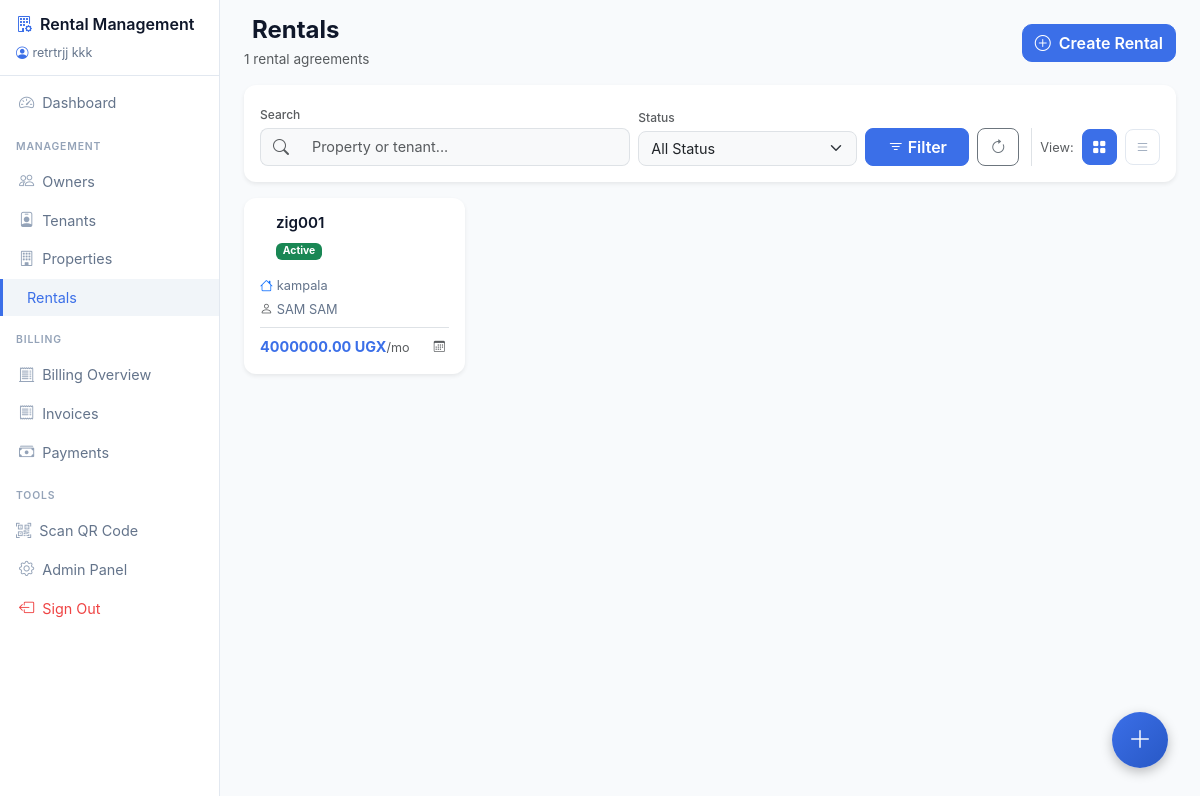
The page /rentals/ (signed in) on the database its author committed.
### rentals/models.py (models this page shows, shortened)
class Rental(models.Model):
    STATUS_CHOICES = (
        ('pending', 'Pending'),
        ('active', 'Active'),
        ('expired', 'Expired'),
        ('terminated', 'Terminated'),
    )
    id = models.UUIDField(primary_key=True, default=uuid.uuid4, editable=False)
    rental_number = models.CharField(max_length=20, unique=True, blank=True)
    name = models.CharField(max_length=200, blank=True)
    property_obj = models.ForeignKey(Property, on_delete=models.CASCADE, related_name='rentals')
    tenant = models.ForeignKey(
        Tenant,
        on_delete=models.CASCADE,
        related_name='rentals',
        null=True,
        blank=True
    )
    status = models.CharField(max_length=20, choices=STATUS_CHOICES, default='pending')
    start_date = models.DateField(default=date.today)
    end_date = models.DateField(null=True, blank=True)
    PAYMENT_FREQUENCY_CHOICES = (
        ('monthly', 'Monthly'),
        ('quarterly', 'Quarterly'),
        ('weekly', 'Weekly'),
        ('annually', 'Annually'),
    )
    monthly_rent = models.DecimalField(max_digits=12, decimal_places=2, validators=[MinValueValidator(0)])
    currency = models.CharField(max_length=3, choices=CURRENCY_CHOICES, default='UGX')
    payment_frequency = models.CharField(max_length=20, choices=PAYMENT_FREQUENCY_CHOICES, default='monthly')
    deposit_amount = models.DecimalField(max_digits=12, decimal_places=2, validators=[MinValueValidator(0)], default=0)
    number_of_rooms = models.IntegerField(blank=True, null=True)
    number_of_bathrooms = models.IntegerField(blank=True, null=True)
    floor_number = models.IntegerField(blank=True, null=True)
    terms = models.TextField(blank=True, null=True)
    notes = models.TextField(blank=True, null=True)
    qr_code_image = models.ImageField(upload_to='qr_codes/rental/', blank=True, null=True)
    created_at = models.DateTimeField(auto_now_add=True)
    updated_at = models.DateTimeField(auto_now=True)
    class Meta:
        ordering = ['-created_at']

class Property(models.Model):
    PROPERTY_TYPES = (
        ('residential', 'Residential'),
        ('commercial', 'Commercial'),
        ('industrial', 'Industrial'),
        ('land', 'Land'),
        ('parking', 'Parking Space'),
        ('storage', 'Storage Unit'),
        ('other', 'Other'),
    )
    id = models.UUIDField(primary_key=True, default=uuid.uuid4, editable=False)
    owner = models.ForeignKey(Owner, on_delete=models.CASCADE, related_name='properties')
    property_type = models.CharField(max_length=20, choices=PROPERTY_TYPES)
    name = models.CharField(max_length=255)
    description = models.TextField(blank=True, null=True)
    address = models.CharField(max_length=255)
    city = models.CharField(max_length=100)
    state_province = models.CharField(max_length=100, blank=True, null=True)
    postal_code = models.CharField(max_length=20, blank=True, null=True)
    country = models.CharField(max_length=100, default='Uganda')
    latitude = models.DecimalField(max_digits=9, decimal_places=6, blank=True, null=True)
    longitude = models.DecimalField(max_digits=9, decimal_places=6, blank=True, null=True)
    area_sq_meters = models.DecimalField(max_digits=10, decimal_places=2, validators=[MinValueValidator(0)])
    number_of_units = models.IntegerField(default=1, validators=[MinValueValidator(1)], help_text='Number of rentable units in this property')
    qr_code_image = models.ImageField(upload_to='qr_codes/property/', blank=True, null=True)
    base_rent = models.DecimalField(max_digits=12, decimal_places=2, validators=[MinValueValidator(0)])
    currency = models.CharField(max_length=3, choices=CURRENCY_CHOICES, default='UGX')
    is_active = models.BooleanField(default=True)
    is_available = models.BooleanField(default=True)
    created_at = models.DateTimeField(auto_now_add=True)
    updated_at = models.DateTimeField(auto_now=True)
    class Meta:
        ordering = ['-created_at']

class Tenant(models.Model):
    TENANT_TYPES = (
        ('company', 'Company'),
        ('individual', 'Individual'),
    )
    id = models.UUIDField(primary_key=True, default=uuid.uuid4, editable=False)
    tenant_type = models.CharField(max_length=20, choices=TENANT_TYPES, default='individual')
    company_name = models.CharField(max_length=255, blank=True, null=True)
    registration_number = models.CharField(max_length=100, blank=True, null=True)
    tax_id = models.CharField(max_length=50, blank=True, null=True)
    first_name = models.CharField(max_length=100, blank=True, null=True)
    last_name = models.CharField(max_length=100, blank=True, null=True)
    national_id = models.CharField(max_length=50, blank=True, null=True)
    email = models.EmailField(blank=True, null=True)
    phone = models.CharField(max_length=20, blank=True, null=True)
    address = models.TextField(blank=True, null=True)
    city = models.CharField(max_length=100, blank=True, null=True)
    country = models.CharField(max_length=100, blank=True, null=True)
    qr_code_image = models.ImageField(upload_to='qr_codes/tenant/', blank=True, null=True)
    created_at = models.DateTimeField(auto_now_add=True)
    updated_at = models.DateTimeField(auto_now=True)
    @property
    def name(self):
        if self.tenant_type == 'company':
            return self.company_name or 'Unnamed Company'
        return f"{self.first_name or ''} {self.last_name or ''}".strip() or 'Unnamed Individual'

### rentals/views.py (the view, shortened to what this page needs)
# urls.py: path('rentals/', views.rental_list, name='rental_list'),
@login_required
def rental_list(request):
    rentals = Rental.objects.all().select_related('property_obj', 'tenant')
    status = request.GET.get('status')
    search = request.GET.get('search')
    if status:
        rentals = rentals.filter(status=status)
    paginator = Paginator(rentals, 20)
    page_number = request.GET.get('page')
    page_obj = paginator.get_page(page_number)
    context = {
        'page_obj': page_obj,
        'status': status or '',
        'search': search or '',
    }
    return render(request, 'rentals/rental_list.html', context)

### rentals/templates/rentals/rental_list.html (shortened to what this page needs)
{% extends 'rentals/base.html' %}
{% block content %}
<div class="d-flex justify-content-between align-items-center mb-3">
    <div>
        <h2 class="mb-1 fw-bold" style="color: #0f172a; font-size: 1.5rem;">
            Rentals
        </h2>
        <p class="text-muted mb-0" style="font-size: 0.85rem;">
            {{ page_obj.paginator.count|default:0 }} rental agreements
        </p>
    </div>
    <a href="{% url 'rentals:rental_create' %}" class="btn btn-primary">
        <i class="bi bi-plus-circle me-2"></i>Create Rental
    </a>
</div>
<div class="card border-0 shadow-sm mb-3" style="border-radius: 12px;">
    <div class="card-body p-3">
        <form method="get" class="row g-2 align-items-end">
            <div class="col-md-5">
                <label class="form-label text-muted mb-1" style="font-size: 0.75rem; font-weight: 500;">Search</label>
                <div class="input-group">
                    <span class="input-group-text bg-light border-end-0" style="border-radius: 8px 0 0 8px;">
                        <i class="bi bi-search text-muted"></i>
                    </span>
                    <input type="text" class="form-control border-start-0 bg-light" name="search" placeholder="Property or tenant..." value="{{ search }}" style="border-radius: 0 8px 8px 0; font-size: 0.9rem;">
                </div>
            </div>
            <div class="col-md-3">
                <label class="form-label text-muted mb-1" style="font-size: 0.75rem; font-weight: 500;">Status</label>
                <select class="form-select bg-light" name="status" style="border-radius: 8px; font-size: 0.9rem;">
                    <option value="">All Status</option>
                </select>
            </div>
            <div class="col-md-4">
                <div class="d-flex gap-2">
                    <button type="submit" class="btn btn-primary flex-fill" style="border-radius: 8px;">
                        <i class="bi bi-filter me-1"></i>Filter
                    </button>
                    <a href="{% url 'rentals:rental_list' %}" class="btn btn-outline-secondary" style="border-radius: 8px;">
                        <i class="bi bi-arrow-clockwise"></i>
                    </a>
                    <div class="d-flex align-items-center gap-2 border-start ms-1 ps-2">
                        <span class="text-muted d-none d-md-inline" style="font-size: 0.8rem;">View:</span>
                        <button type="button" class="btn btn-sm view-toggle-btn active" id="gridViewBtn" onclick="toggleView('grid')" title="Grid View" style="border-radius: 8px; padding: 0.4rem 0.6rem;">
                            <i class="bi bi-grid-fill"></i>
                        </button>
                        <button type="button" class="btn btn-sm view-toggle-btn" id="listViewBtn" onclick="toggleView('list')" title="List View" style="border-radius: 8px; padding: 0.4rem 0.6rem;">
                            <i class="bi bi-list"></i>
                        </button>
                    </div>
                </div>
            </div>
        </form>
    </div>
</div>
{% if page_obj %}
<div class="row g-3" id="gridViewContainer">
    {% for rental in page_obj %}
    <div class="col-sm-6 col-lg-4 col-xl-3">
        <a href="{% url 'rentals:rental_detail' rental.pk %}" class="card border-0 shadow-sm text-decoration-none h-100" style="border-radius: 12px; transition: transform 0.2s;">
            <div class="card-body p-3">
                <div class="d-flex align-items-center gap-3 mb-3">
                    <div class="flex-grow-1 min-width-0">
                        <h6 class="fw-semibold mb-1 text-truncate" style="color: #0f172a; font-size: 0.95rem;">{{ rental.property_obj.name }}</h6>
                        <span class="badge {% if rental.status == 'active' %}bg-success{% elif rental.status == 'pending' %}bg-warning text-dark{% elif rental.status == 'terminated' %}bg-danger{% else %}bg-secondary{% endif %}" style="font-size: 0.65rem;">{{ rental.get_status_display }}</span>
                    </div>
                </div>
                <div class="mb-2" style="font-size: 0.8rem; color: #64748b;">
                    <div class="text-truncate mb-1">
                        <i class="bi bi-house me-1 text-primary"></i>{{ rental.property_obj.city|default:"No location" }}
                    </div>
                    {% if rental.tenant %}
                    <div class="text-truncate"><i class="bi bi-person me-1 text-muted"></i>{{ rental.tenant.name }}</div>
                    {% else %}
                    <div class="text-muted"><i class="bi bi-person me-1"></i>No tenant</div>
                    {% endif %}
                </div>
                <div class="d-flex justify-content-between align-items-center pt-2 border-top">
                    <span class="fw-bold" style="color: #3B6FE8; font-size: 0.9rem;">{{ rental.monthly_rent }} {{ rental.currency }}<small class="text-muted fw-normal">/mo</small></span>
                    <span class="text-muted" style="font-size: 0.7rem;">
                        <i class="bi bi-calendar3 me-1"></i>{{ rental.end_date|date:"M d" }}
                    </span>
                </div>
            </div>
        </a>
    </div>
    {% endfor %}
</div>
{% endif %}
{% endblock %}

### rentals/templates/rentals/base.html (shortened to what this page needs)
{% load static %}
<!DOCTYPE html>
<html lang="en">
<head>
    <link href="https://cdn.jsdelivr.net/npm/bootstrap@5.3.0/dist/css/bootstrap.min.css" rel="stylesheet">
    <link rel="stylesheet" href="https://cdn.jsdelivr.net/npm/bootstrap-icons@1.10.0/font/bootstrap-icons.css">
</head>
<body>
    <nav class="sidebar" id="sidebar">
        <div class="sidebar-header">
            <a href="{% url 'rentals:dashboard' %}" class="sidebar-brand">
                <i class="bi bi-building-gear me-2" style="color:#3B6FE8;"></i>Rental Management
            </a>
            {% if user.is_authenticated %}
            <div class="mt-2" style="font-size:0.78rem;color:#64748b;">
                <i class="bi bi-person-circle me-1" style="color:#3B6FE8;"></i>{{ user.get_full_name|default:user.email }}
            </div>
            {% endif %}
        </div>
        <div class="sidebar-nav">
            <a href="{% url 'rentals:dashboard' %}" class="sidebar-link active">
                <i class="bi bi-speedometer2"></i>Dashboard
            </a>
            <div class="sidebar-section">Management</div>
            <a href="{% url 'rentals:owner_list' %}" class="sidebar-link">
                <i class="bi bi-people"></i>Owners
            </a>
            <a href="{% url 'rentals:tenant_list' %}" class="sidebar-link">
                <i class="bi bi-person-badge"></i>Tenants
            </a>
            <a href="{% url 'rentals:property_list' %}" class="sidebar-link">
                <i class="bi bi-building"></i>Properties
            </a>
            <a href="{% url 'rentals:rental_list' %}" class="sidebar-link">
                Rentals
            </a>
            <div class="sidebar-section">Billing</div>
            <a href="{% url 'billing:billing_dashboard' %}" class="sidebar-link">
                <i class="bi bi-receipt-cutoff"></i>Billing Overview
            </a>
            <a href="{% url 'billing:invoice_list' %}" class="sidebar-link">
                <i class="bi bi-receipt"></i>Invoices
            </a>
            <a href="{% url 'billing:payment_list' %}" class="sidebar-link">
                <i class="bi bi-cash-stack"></i>Payments
            </a>
            <div class="sidebar-section">Tools</div>
            <button class="sidebar-link" data-bs-toggle="modal" data-bs-target="#qrScanModal" style="background:none; border:none; width:100%; text-align:left; cursor:pointer;">
                <i class="bi bi-qr-code-scan"></i>Scan QR Code
            </button>
            <a href="/admin/" class="sidebar-link">
                <i class="bi bi-gear"></i>Admin Panel
            </a>
            <a href="{% url 'rentals:logout' %}" class="sidebar-link" style="color:#ef4444;">
                <i class="bi bi-box-arrow-left" style="color:#ef4444;"></i>Sign Out
            </a>
        </div>
    </nav>
    <div class="main-content">
        {% block content %}{% endblock %}
    </div>
    <div class="fab-container">
        <button class="fab-main" id="fabToggle" onclick="toggleFab()">
            <i class="bi bi-plus-lg"></i>
        </button>
    </div>
</body>
</html>

### rows shown on the page
Rental: property_obj.name "zig001", status "Active", property_obj.city "kampala", tenant.name "SAM SAM", monthly_rent "4000000.00", currency "UGX"

### other values the page prints
{{ user.get_full_name|default:user.email }} "retrtrjj kkk"
{{ page_obj.paginator.count|default:0 }} "1"
